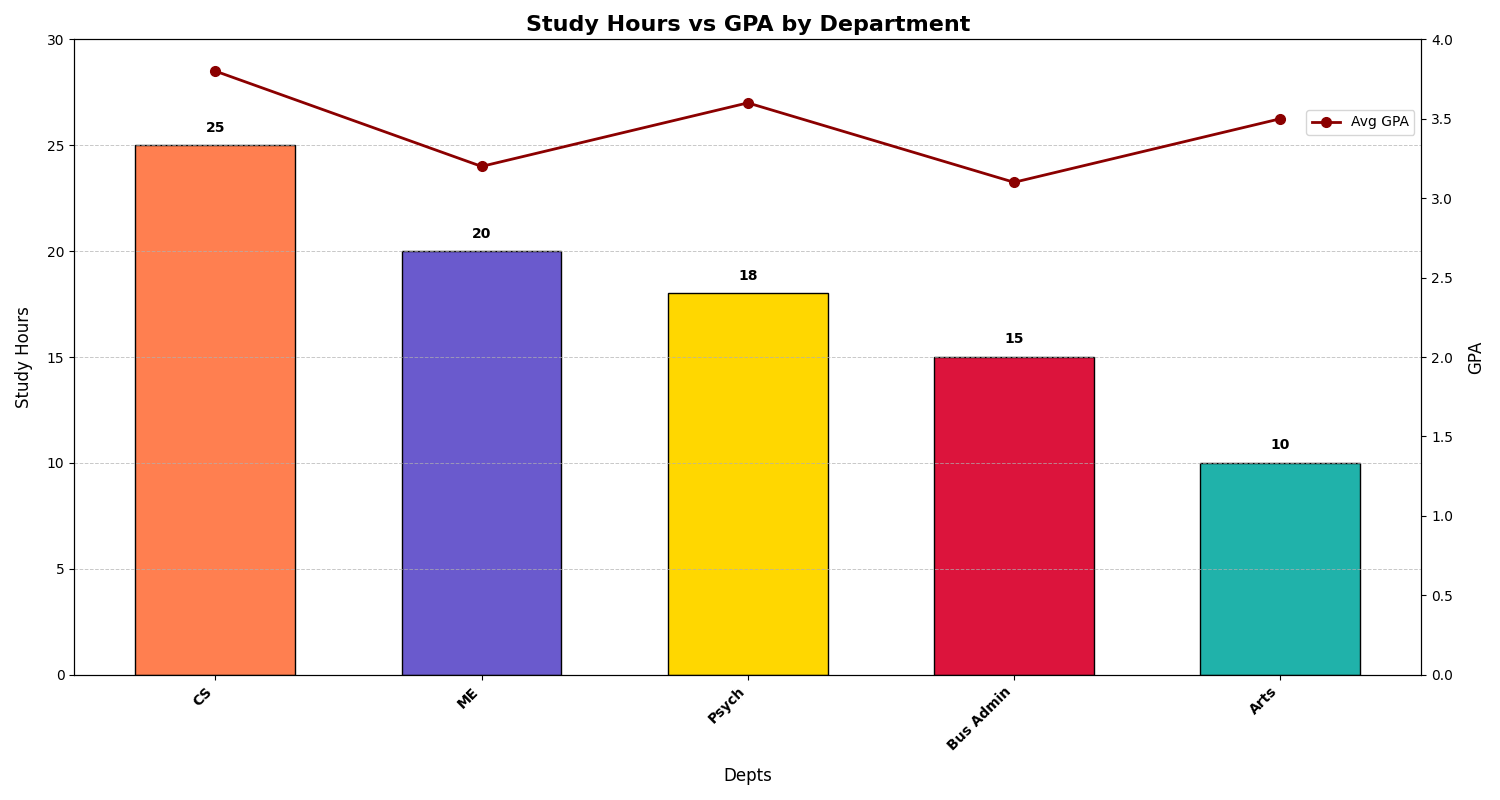

Recreate this plot in Python.
import matplotlib.pyplot as plt
import numpy as np

depts = ['CS', 'ME', 'Psych', 'Bus Admin', 'Arts']
study_hours = [25, 20, 18, 15, 10]
gpas = [3.8, 3.2, 3.6, 3.1, 3.5]

# Updated colors
bar_colors = ['#FF7F50', '#6A5ACD', '#FFD700', '#DC143C', '#20B2AA']
line_color = '#8B0000'

fig, ax1 = plt.subplots(figsize=(15, 8))

bars = ax1.bar(depts, study_hours, color=bar_colors, edgecolor='black', width=0.6)
for bar, hours in zip(bars, study_hours):
    yval = bar.get_height()
    ax1.text(bar.get_x() + bar.get_width()/2, yval + 0.5, str(hours), ha='center', va='bottom', fontsize=10, fontweight='bold', color='black')

ax2 = ax1.twinx()
ax2.plot(depts, gpas, color=line_color, marker='o', linestyle='-', linewidth=2, markersize=7, label='Avg GPA')

ax1.set_title('Study Hours vs GPA by Department', fontsize=16, fontweight='bold')
ax1.set_xlabel('Depts', fontsize=12, labelpad=10)
ax1.set_ylabel('Study Hours', fontsize=12, labelpad=10)
ax2.set_ylabel('GPA', fontsize=12, labelpad=10)

ax1.set_xticks(np.arange(len(depts)))
ax1.set_xticklabels(depts, rotation=45, ha='right', fontsize=10, fontweight='bold')

ax1.set_ylim(0, 30)
ax2.set_ylim(0, 4.0)
ax1.grid(True, which='both', axis='y', linestyle='--', linewidth=0.7, alpha=0.7)

ax2.legend(loc='upper right', bbox_to_anchor=(1, 0.9))

plt.tight_layout()
plt.show()
